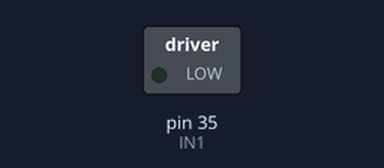
Recording of a sketch running on a simulated Arduino Mega 2560, built for the host (arithmetic inside an expression is 32-bit, double 64-bit). Shown: switched loads named in the sketch (green lamp = pin HIGH). Pins used as bus, display or sensor lines are not drawn; what the sketch prints to the serial monitor is not drawn.

Above: at 0.15 s.
Timing chart, 0 to 2.8 s (numbered marks = the images above):
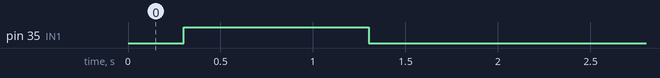

Measured:
- by itself, pin 35 (IN1): LOW → HIGH at 0.30 s, → LOW 1.0 s later

The sketch:

mega_beta.ino
```cpp
#include <SoftwareSerial9.h>

#define IN1 35 //Uzkurimo rele
//#define IN2 9 //laisvas...
#define TX_blade 8 //MOSI Blade
#define RX_blade 10 //MISO Blade
#define TX_L 5 //MOSI Left wheel
#define RX_L 4 //MISO Left wheel
#define TX_R 3 //MOSI Right Wheel
#define RX_R 2 //MISO Right Wheel
#define GND1 22
#define GND2 24
#define GND3 26
#define GND4 28
#define GND5 30
#define GND6 32
#define GND7 34
#define GND8 36
#define GND9 38
#define GND10 40
#define VCC1 31
#define VCC2 33
#define VCC4 37
#define VCC5 39
#define VCC6 41
#define LEDPIN 13

SoftwareSerial9 mySerial_wheel_L(RX_L,TX_L);
SoftwareSerial9 mySerial_wheel_R(RX_R,TX_R);
SoftwareSerial9 mySerial_blade(RX_blade,TX_blade);

bool powerOn = false;

void setup() {
  Serial.begin(9600);
  mySerial_wheel_L.begin(26315);
  mySerial_wheel_R.begin(26315);
  mySerial_blade.begin(26315);

  pinMode(IN1, OUTPUT);
  digitalWrite(IN1, LOW);

  pinMode(GND1, OUTPUT);
  pinMode(GND2, OUTPUT);
  pinMode(GND3, OUTPUT);
  pinMode(GND4, OUTPUT);
  pinMode(GND5, OUTPUT);
  pinMode(GND6, OUTPUT);
  pinMode(GND7, OUTPUT);
  pinMode(GND8, OUTPUT);
  pinMode(GND9, OUTPUT);
  pinMode(GND10, OUTPUT);
  digitalWrite(GND1, LOW);
  digitalWrite(GND2, LOW);
  digitalWrite(GND3, LOW);
  digitalWrite(GND4, LOW);
  digitalWrite(GND5, LOW);
  digitalWrite(GND6, LOW);
  digitalWrite(GND7, LOW);
  digitalWrite(GND8, LOW);
  digitalWrite(GND9, LOW);
  digitalWrite(GND10, LOW);
  pinMode(VCC1, OUTPUT);
  pinMode(VCC2, OUTPUT);
  pinMode(VCC4, OUTPUT);
  pinMode(VCC5, OUTPUT);
  pinMode(VCC6, OUTPUT);
  digitalWrite(VCC1, HIGH);
  digitalWrite(VCC2, HIGH);
  digitalWrite(VCC4, HIGH);
  digitalWrite(VCC5, HIGH);
  digitalWrite(VCC6, HIGH);
}

void loop() {

  if (powerOn == false) {
    PowerON();
  }

  //Go blade
  goBlade(150, 85);

  //Go wheel
  goWheel(150, 150, 85);
}

//Suktis bleidui komandos siuntimas!
void goBlade(int sp, int onHoverboard) {
      mySerial_blade.write9(256);
      mySerial_blade.write9(sp & 0xFF);
      mySerial_blade.write9((sp >> 8) & 0xFF);
      mySerial_blade.write9(sp & 0xFF);
      mySerial_blade.write9((sp >> 8) & 0xFF);
      mySerial_blade.write9(onHoverboard);
      delayMicroseconds(300);

    Serial.print("BLADE: ");
    Serial.print("sp: ");
    Serial.print(sp);
    Serial.print(" onHoverboard: ");
    Serial.println(onHoverboard);
}

//Suktis ratams komandu siuntimas!
void goWheel(int sp_L, int sp_R, int onHoverboard) {
    mySerial_wheel_L.write9(256);
    mySerial_wheel_L.write9(sp_L & 0xFF);
    mySerial_wheel_L.write9((sp_L >> 8) & 0xFF);
    mySerial_wheel_L.write9(sp_L & 0xFF);
    mySerial_wheel_L.write9((sp_L >> 8) & 0xFF);
    mySerial_wheel_L.write9(onHoverboard);
    mySerial_wheel_L.write9(88);
    mySerial_wheel_L.write9(88);
    delayMicroseconds(300);

    mySerial_wheel_R.write9(256);
    mySerial_wheel_R.write9(sp_R & 0xFF);
    mySerial_wheel_R.write9((sp_R >> 8) & 0xFF);
    mySerial_wheel_R.write9(sp_R & 0xFF);
    mySerial_wheel_R.write9((sp_R >> 8) & 0xFF);
    mySerial_wheel_R.write9(onHoverboard);
    mySerial_wheel_R.write9(88);
    mySerial_wheel_R.write9(88);
    delayMicroseconds(300);

    Serial.print("WHEEL: ");
    Serial.print("sp_L: ");
    Serial.print(sp_L);
    Serial.print(" sp_R: ");
    Serial.print(sp_R);
    Serial.print(" onHoverboard: ");
    Serial.println(onHoverboard);
}

//Energija ON i motinine
void PowerON() {
   powerOn = true;
   Serial.println("Ijungiama elektros grandine ir paleidziama motinine");
   delay(300);
   digitalWrite(IN1, HIGH);
   delay(1000);
   digitalWrite(IN1, LOW);
   delay(200);
}

//Energija OFF i motinine
/*
void PowerOFF() {
   powerOn = false;
   Serial.println("Nutraukiama energijos grandine");
   digitalWrite(IN1, HIGH);
   delay(1000);
   digitalWrite(IN1, LOW);
   delay(2000);
}
*/
```
